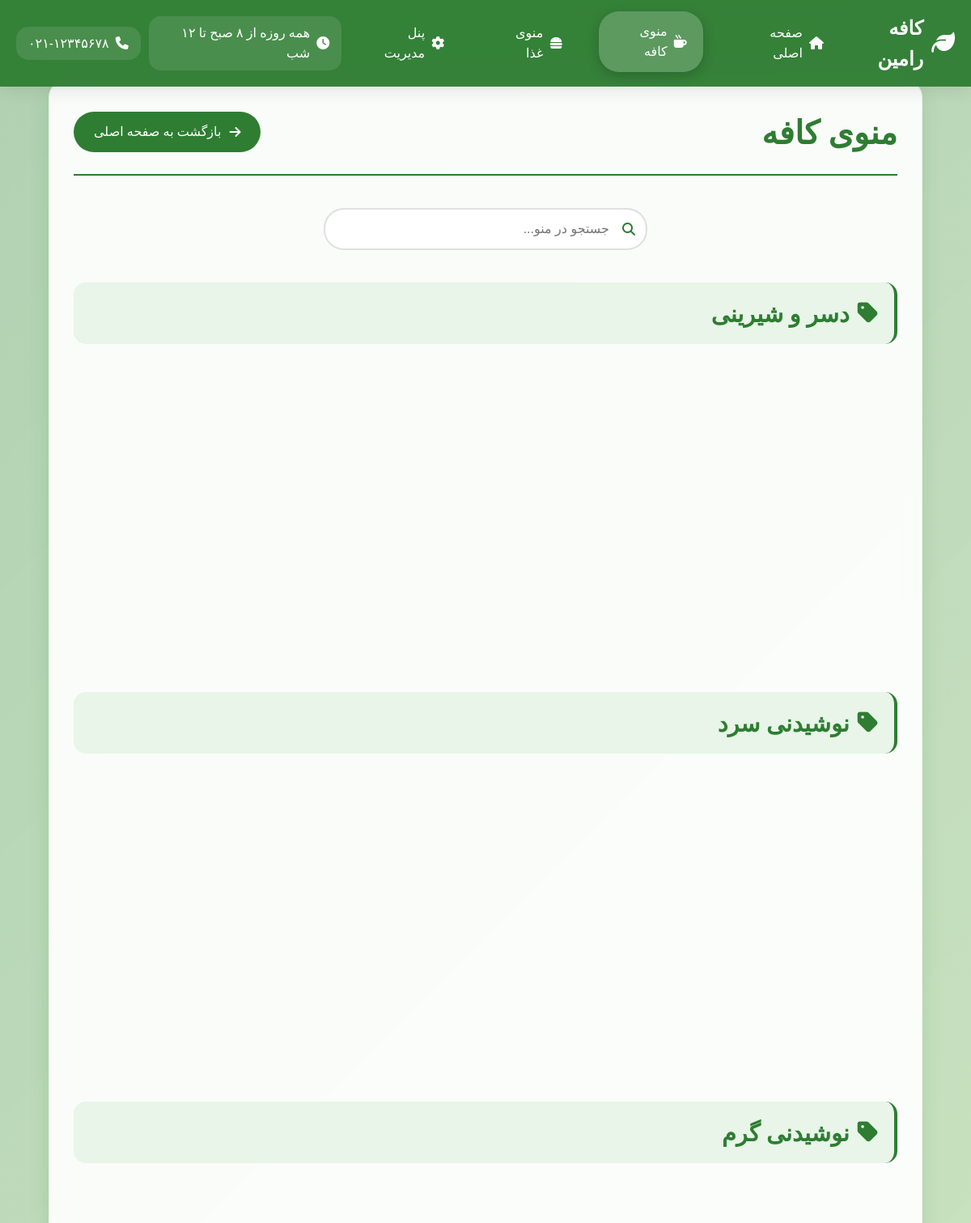
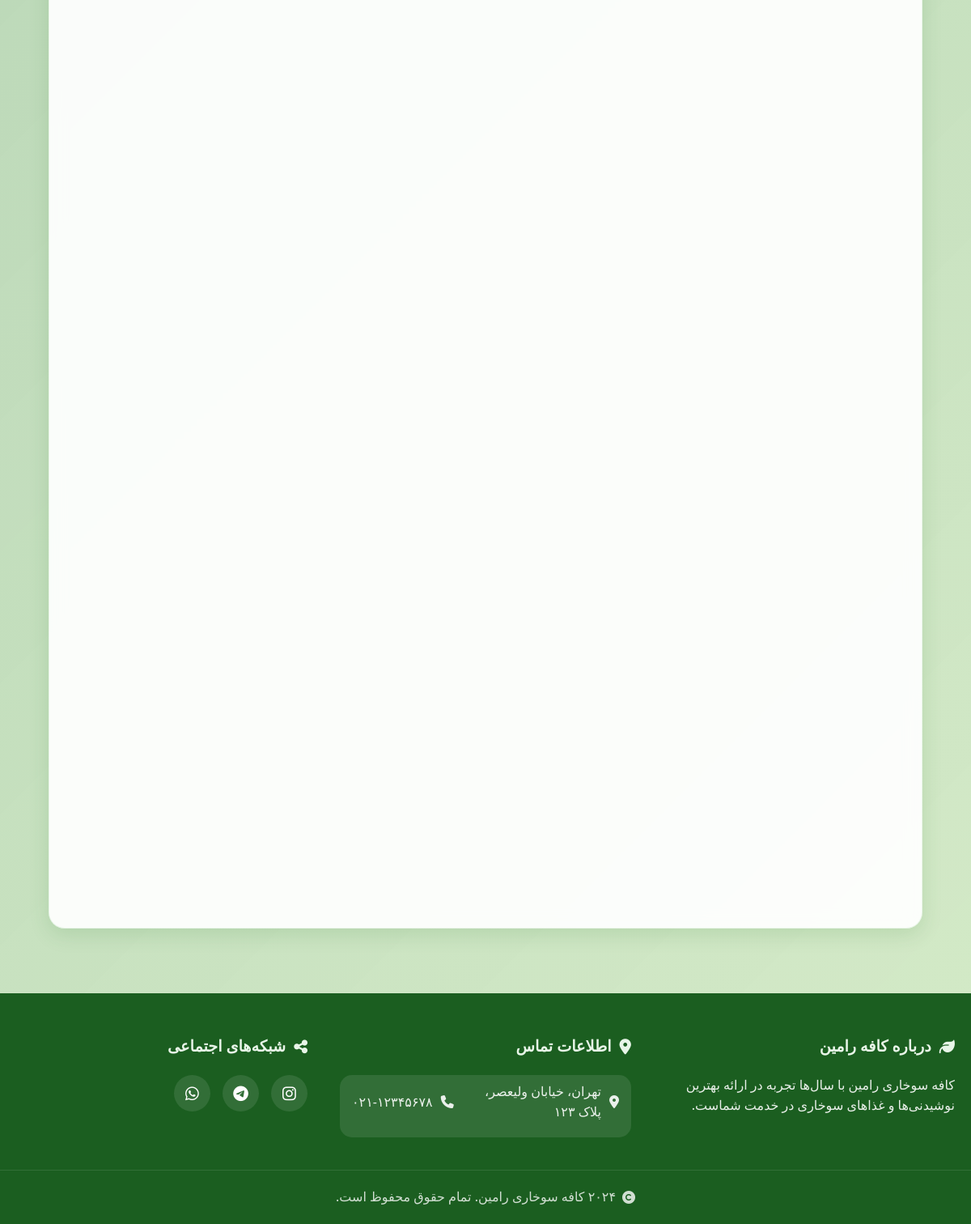
/coffee-menu.php (signed in), run on the app's committed database (2 pictures, top to bottom).
### tables this page shows
CREATE TABLE settings (
    id INT PRIMARY KEY AUTO_INCREMENT,
    setting_key VARCHAR(100) UNIQUE NOT NULL,
    setting_value TEXT,
    updated_at TIMESTAMP DEFAULT CURRENT_TIMESTAMP ON UPDATE CURRENT_TIMESTAMP
);

CREATE TABLE social_media (
    id INT PRIMARY KEY AUTO_INCREMENT,
    platform VARCHAR(50) NOT NULL,
    url VARCHAR(255) NOT NULL,
    is_active BOOLEAN DEFAULT TRUE,
    created_at TIMESTAMP DEFAULT CURRENT_TIMESTAMP
);

### coffee-menu.php (the view, shortened to what this page needs)
<?php
$database = new Database();
$db = $database->getConnection();
$query = "SELECT p.*, c.name as category_name, c.type as category_type
          FROM products p
          LEFT JOIN categories c ON p.category_id = c.id
          WHERE c.type = 'coffee' AND p.is_available = 1
          ORDER BY c.name, p.name";
$stmt = $db->prepare($query);
$stmt->execute();
$coffee_products = $stmt->fetchAll(PDO::FETCH_ASSOC);
$grouped_products = [];
foreach($coffee_products as $product) {
    $category = $product['category_name'];
    if(!isset($grouped_products[$category])) {
        $grouped_products[$category] = [];
    }
    $grouped_products[$category][] = $product;
}
?>
<!DOCTYPE html>
<html lang="fa" dir="rtl">
<head>
    <link rel="stylesheet" href="css/style.css">
    <link rel="stylesheet" href="css/responsive.css">
    <link rel="stylesheet" href="https://cdnjs.cloudflare.com/ajax/libs/font-awesome/6.4.0/css/all.min.css">
    <link href="https://cdn.jsdelivr.net/gh/rastikerdar/vazirmatn@v33.003/Vazirmatn-font-face.css" rel="stylesheet">
</head>
<body>
    <?php include 'includes/header.php'; ?>
    <div class="container">
        <div class="content">
            <div class="page-header">
                <h1>منوی کافه</h1>
                <a href="index.php" class="back-btn">
                    <i class="fas fa-arrow-right"></i>
                    بازگشت به صفحه اصلی
                </a>
            </div>
            <?php foreach($grouped_products as $category_name => $products): ?>
            <div class="category-section">
                <h2 class="category-title">
                    <i class="fas fa-tag"></i>
                    <?php echo $category_name; ?>
                </h2>
                <div class="menu-grid">
                </div>
            </div>
            <?php endforeach; ?>
        </div>
    </div>
    <?php include 'includes/footer.php'; ?>
</body>
</html>

### includes/header.php (shortened to what this page needs)
<?php
$current_page = basename($_SERVER['PHP_SELF']);
$database = new Database();
$db = $database->getConnection();
$query = "SELECT setting_value FROM settings WHERE setting_key = 'working_hours'";
$stmt = $db->prepare($query);
$stmt->execute();
$working_hours = $stmt->fetchColumn();
$query = "SELECT setting_value FROM settings WHERE setting_key = 'phone'";
$stmt = $db->prepare($query);
$stmt->execute();
$phone = $stmt->fetchColumn();
?>
<header class="main-header">
    <nav class="navbar">
        <div class="nav-brand">
            <a href="index.php" class="logo">
                <i class="fas fa-leaf"></i>
                <span>کافه رامین</span>
            </a>
        </div>
        <div class="nav-links">
            <a href="index.php" class="<?php echo $current_page == 'index.php' ? 'active' : ''; ?>">
                <i class="fas fa-home"></i>
                صفحه اصلی
            </a>
            <a href="coffee-menu.php" class="<?php echo $current_page == 'coffee-menu.php' ? 'active' : ''; ?>">
                <i class="fas fa-mug-hot"></i>
                منوی کافه
            </a>
            <a href="food-menu.php" class="<?php echo $current_page == 'food-menu.php' ? 'active' : ''; ?>">
                <i class="fas fa-hamburger"></i>
                منوی غذا
            </a>
            <?php if(isset($_SESSION['loggedin']) && $_SESSION['loggedin']): ?>
            <a href="admin.php" class="<?php echo $current_page == 'admin.php' ? 'active' : ''; ?>">
                <i class="fas fa-cog"></i>
                پنل مدیریت
            </a>
            <?php endif; ?>
        </div>
        <div class="nav-contact">
            <div class="working-hours">
                <i class="fas fa-clock"></i>
                <span><?php echo $working_hours ?: '۸ صبح تا ۱۲ شب'; ?></span>
            </div>
            <a href="tel:<?php echo $phone ?: '02112345678'; ?>" class="contact-info">
                <i class="fas fa-phone"></i>
                <span><?php echo $phone ?: '021-12345678'; ?></span>
            </a>
        </div>
    </nav>
</header>

### includes/footer.php
<?php
$database = new Database();
$db = $database->getConnection();
$query = "SELECT setting_value FROM settings WHERE setting_key = 'address'";
$stmt = $db->prepare($query);
$stmt->execute();
$address = $stmt->fetchColumn();
$query = "SELECT setting_value FROM settings WHERE setting_key = 'phone'";
$stmt = $db->prepare($query);
$stmt->execute();
$phone = $stmt->fetchColumn();
$query = "SELECT * FROM social_media WHERE is_active = 1";
$stmt = $db->prepare($query);
$stmt->execute();
$social_links = $stmt->fetchAll(PDO::FETCH_ASSOC);
?>
<footer class="main-footer">
    <div class="footer-content">
        <div class="footer-section">
            <h3>
                <i class="fas fa-leaf"></i>
                درباره کافه رامین
            </h3>
            <p>کافه سوخاری رامین با سال‌ها تجربه در ارائه بهترین نوشیدنی‌ها و غذاهای سوخاری در خدمت شماست.</p>
        </div>
        <div class="footer-section">
            <h3>
                <i class="fas fa-map-marker-alt"></i>
                اطلاعات تماس
            </h3>
            <div class="contact-info">
                <p><i class="fas fa-location-dot"></i> <?php echo $address ?: 'تهران، خیابان ولیعصر'; ?></p>
                <p><i class="fas fa-phone"></i> <?php echo $phone ?: '021-12345678'; ?></p>
            </div>
        </div>
        <div class="footer-section">
            <h3>
                <i class="fas fa-share-alt"></i>
                شبکه‌های اجتماعی
            </h3>
            <div class="social-links">
                <?php foreach($social_links as $social): ?>
                <a href="<?php echo $social['url']; ?>" target="_blank" class="social-link">
                    <i class="fab fa-<?php echo $social['platform']; ?>"></i>
                </a>
                <?php endforeach; ?>
            </div>
        </div>
    </div>
    <div class="footer-bottom">
        <p>
            <i class="fas fa-copyright"></i>
            ۲۰۲۴ کافه سوخاری رامین. تمام حقوق محفوظ است.
        </p>
    </div>
</footer>

### css/style.css (style rules this page uses)
:root { --primary-color: #2E7D32; --secondary-color: #4CAF50; --accent-color: #8BC34A; --light-color: #E8F5E8; --dark-color: #1B5E20; --text-color: #333; --background-opacity: 0.92; --card-bg: rgba(255, 255, 255, 0.95); --shadow: 0 8px 25px rgba(46, 125, 50, 0.15); --shadow-hover: 0 15px 35px rgba(46, 125, 50, 0.25); }
* { margin: 0; padding: 0; box-sizing: border-box; font-family: 'Vazirmatn', 'Segoe UI', Tahoma, Geneva, Verdana, sans-serif; }
body { background-color: var(--light-color); color: var(--text-color); line-height: 1.6; min-height: 100vh; }
.container { width: 100%; min-height: 100vh; display: flex; flex-direction: column; position: relative; overflow: hidden; }
.content { background-color: rgba(255, 255, 255, var(--background-opacity)); border-radius: 20px; box-shadow: var(--shadow); padding: 30px; width: 90%; max-width: 1200px; margin: 100px auto 30px; backdrop-filter: blur(10px); border: 1px solid rgba(76, 175, 80, 0.1); }
.main-header { position: fixed; top: 0; left: 0; width: 100%; background: rgba(46, 125, 50, 0.95); backdrop-filter: blur(15px); z-index: 1000; padding: 0 20px; box-shadow: 0 4px 20px rgba(0, 0, 0, 0.1); }
.navbar { display: flex; justify-content: space-between; align-items: center; padding: 15px 0; max-width: 1200px; margin: 0 auto; }
.logo { display: flex; align-items: center; color: white; text-decoration: none; font-size: 1.5rem; font-weight: bold; transition: transform 0.3s ease; }
.logo i { margin-left: 10px; font-size: 1.8rem; }
.nav-links { display: flex; gap: 25px; }
.nav-links a { color: white; text-decoration: none; padding: 12px 20px; border-radius: 25px; transition: all 0.3s ease; display: flex; align-items: center; gap: 8px; font-weight: 500; }
.nav-links a:hover, .nav-links a.active { background: rgba(255, 255, 255, 0.2); transform: translateY(-2px); box-shadow: 0 5px 15px rgba(0, 0, 0, 0.2); }
.working-hours { display: flex; align-items: center; gap: 8px; color: white; background: rgba(255, 255, 255, 0.1); padding: 8px 15px; border-radius: 15px; margin-right: 10px; }
.nav-contact { display: flex; align-items: center; gap: 10px; }
.contact-info { display: flex; align-items: center; gap: 8px; color: white; background: rgba(255, 255, 255, 0.1); padding: 8px 15px; border-radius: 15px; text-decoration: none; transition: all 0.3s ease; }
.page-header { display: flex; justify-content: space-between; align-items: center; margin-bottom: 40px; padding-bottom: 20px; border-bottom: 2px solid var(--primary-color); }
.page-header h1 { font-size: 2.5rem; color: var(--primary-color); font-weight: bold; }
.back-btn { display: flex; align-items: center; gap: 10px; background: var(--primary-color); color: white; padding: 12px 25px; border-radius: 25px; text-decoration: none; transition: all 0.3s ease; font-weight: 500; }
.category-section { margin-bottom: 50px; }
.category-title { font-size: 1.8rem; color: var(--primary-color); margin-bottom: 25px; padding: 15px 20px; background: var(--light-color); border-radius: 15px; border-right: 4px solid var(--primary-color); display: flex; align-items: center; gap: 10px; }
.menu-grid { display: grid; grid-template-columns: repeat(auto-fill, minmax(350px, 1fr)); gap: 25px; }
.main-footer { background: var(--dark-color); color: white; padding: 50px 0 20px; margin-top: 50px; }
.footer-content { max-width: 1200px; margin: 0 auto; display: grid; grid-template-columns: repeat(auto-fit, minmax(250px, 1fr)); gap: 40px; padding: 0 20px; }
.footer-section h3 { color: var(--light-color); margin-bottom: 20px; font-size: 1.2rem; display: flex; align-items: center; gap: 10px; }
.footer-section p { margin-bottom: 10px; line-height: 1.6; opacity: 0.9; }
.contact-info p { display: flex; align-items: center; gap: 10px; }
.social-links { display: flex; gap: 15px; }
.social-link { width: 45px; height: 45px; background: rgba(255, 255, 255, 0.1); border-radius: 50%; display: flex; align-items: center; justify-content: center; color: white; text-decoration: none; transition: all 0.3s ease; font-size: 1.2rem; }
.footer-bottom { text-align: center; margin-top: 40px; padding-top: 20px; border-top: 1px solid rgba(255, 255, 255, 0.1); }
.footer-bottom p { display: flex; align-items: center; gap: 8px; justify-content: center; opacity: 0.8; }

### data on the page
settings: setting_value "همه روزه از ۸ صبح تا ۱۲ شب"
settings: setting_value "۰۲۱-۱۲۳۴۵۶۷۸"
settings: setting_value "تهران، خیابان ولیعصر، پلاک ۱۲۳"

### other printed values
$category_name "دسر و شیرینی"
$category_name "نوشیدنی سرد"
$category_name "نوشیدنی گرم"
